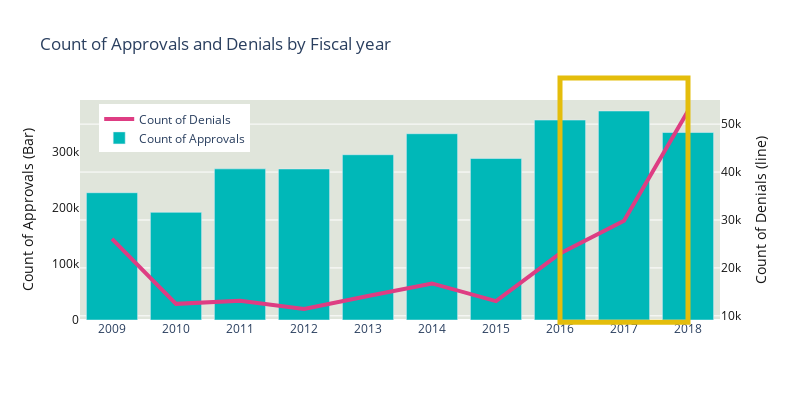

The code cell stored with this chart in its notebook:
### Code cell
fiscal_plot(df20,Employer=None)

### Figure 1 — Plotly figure (JSON) as saved in the notebook; plotly's stock layout.template omitted (floating-point values rounded to 4 significant figures)
{"data": [{"marker": {"color": "#00b8b8"}, "name": "Count of Approvals", "type": "bar", "x": [2009, 2010, 2011, 2012, 2013, 2014, 2015, 2016, 2017, 2018], "y": [227360, 192369, 269996, 269804, 295250, 332788, 288483, 357181, 373378, 334935]}, {"line": {"color": "#de3d83", "width": 4}, "mode": "lines", "name": "Count of Denials", "type": "scatter", "x": [2009, 2010, 2011, 2012, 2013, 2014, 2015, 2016, 2017, 2018], "y": [26051, 12497, 13123, 11426, 14134, 16760, 13071, 23028, 29855, 52738], "yaxis": "y2"}], "layout": {"height": 400, "legend": {"font": {"size": 12}, "traceorder": "reversed", "x": 0.03, "y": 0.98}, "plot_bgcolor": "#e0e5db", "shapes": [{"line": {"color": "#e4bd0b", "width": 5}, "type": "rect", "x0": "2016", "x1": "2018", "xref": "x", "y0": -0.01, "y1": 1.1, "yref": "paper"}], "title": {"text": "Count of Approvals and Denials by Fiscal year"}, "uniformtext": {"minsize": 8, "mode": "hide"}, "width": 800, "xaxis": {"dtick": 1, "showgrid": false}, "yaxis": {"showgrid": false, "tickfont": {"color": "#151515"}, "title": {"font": {"color": "#151515"}, "text": "Count of Approvals (Bar)"}}, "yaxis2": {"anchor": "free", "overlaying": "y", "position": 1, "side": "right", "tickfont": {"color": "#151515"}, "title": {"font": {"color": "#151515"}, "text": "Count of Denials (line)"}}}}
